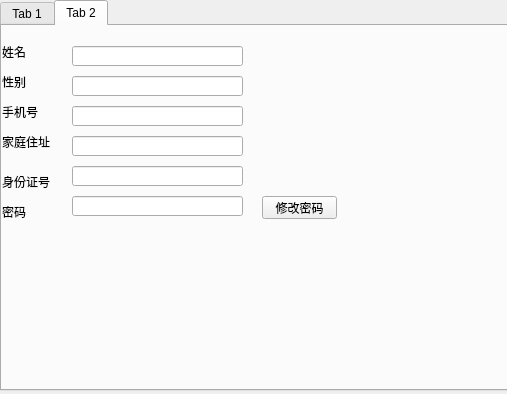
<?xml version="1.0" encoding="UTF-8"?>
<ui version="4.0">
 <class>Form</class>
 <widget class="QWidget" name="Form">
  <property name="geometry">
   <rect>
    <x>0</x>
    <y>0</y>
    <width>507</width>
    <height>394</height>
   </rect>
  </property>
  <property name="windowTitle">
   <string>Form</string>
  </property>
  <widget class="QTabWidget" name="tabWidget">
   <property name="geometry">
    <rect>
     <x>0</x>
     <y>0</y>
     <width>601</width>
     <height>391</height>
    </rect>
   </property>
   <property name="currentIndex">
    <number>1</number>
   </property>
   <widget class="QWidget" name="tab">
    <attribute name="title">
     <string>Tab 1</string>
    </attribute>
    <widget class="QTableWidget" name="tableWidget">
     <property name="geometry">
      <rect>
       <x>0</x>
       <y>0</y>
       <width>401</width>
       <height>371</height>
      </rect>
     </property>
     <column>
      <property name="text">
       <string>客房号</string>
      </property>
     </column>
     <column>
      <property name="text">
       <string>新建列</string>
      </property>
     </column>
     <column>
      <property name="text">
       <string>客房标准</string>
      </property>
     </column>
     <column>
      <property name="text">
       <string>客房状态</string>
      </property>
     </column>
    </widget>
    <widget class="QPushButton" name="pushButton">
     <property name="geometry">
      <rect>
       <x>400</x>
       <y>0</y>
       <width>101</width>
       <height>51</height>
      </rect>
     </property>
     <property name="text">
      <string>显示客房信息</string>
     </property>
    </widget>
    <widget class="QPushButton" name="pushButton_2">
     <property name="geometry">
      <rect>
       <x>400</x>
       <y>50</y>
       <width>101</width>
       <height>51</height>
      </rect>
     </property>
     <property name="text">
      <string>预订</string>
     </property>
    </widget>
    <widget class="QPushButton" name="pushButton_3">
     <property name="geometry">
      <rect>
       <x>400</x>
       <y>100</y>
       <width>101</width>
       <height>51</height>
      </rect>
     </property>
     <property name="text">
      <string>退订</string>
     </property>
    </widget>
   </widget>
   <widget class="QWidget" name="tab_2">
    <attribute name="title">
     <string>Tab 2</string>
    </attribute>
    <widget class="QLabel" name="label">
     <property name="geometry">
      <rect>
       <x>0</x>
       <y>10</y>
       <width>71</width>
       <height>31</height>
      </rect>
     </property>
     <property name="text">
      <string>姓名</string>
     </property>
    </widget>
    <widget class="QLabel" name="label_2">
     <property name="geometry">
      <rect>
       <x>0</x>
       <y>40</y>
       <width>71</width>
       <height>31</height>
      </rect>
     </property>
     <property name="text">
      <string>性别</string>
     </property>
    </widget>
    <widget class="QLabel" name="label_3">
     <property name="geometry">
      <rect>
       <x>0</x>
       <y>70</y>
       <width>71</width>
       <height>31</height>
      </rect>
     </property>
     <property name="text">
      <string>手机号</string>
     </property>
    </widget>
    <widget class="QLabel" name="label_4">
     <property name="geometry">
      <rect>
       <x>0</x>
       <y>100</y>
       <width>71</width>
       <height>31</height>
      </rect>
     </property>
     <property name="text">
      <string>家庭住址</string>
     </property>
    </widget>
    <widget class="QLabel" name="label_5">
     <property name="geometry">
      <rect>
       <x>0</x>
       <y>140</y>
       <width>71</width>
       <height>31</height>
      </rect>
     </property>
     <property name="text">
      <string>身份证号</string>
     </property>
    </widget>
    <widget class="QLabel" name="label_6">
     <property name="geometry">
      <rect>
       <x>0</x>
       <y>170</y>
       <width>71</width>
       <height>31</height>
      </rect>
     </property>
     <property name="text">
      <string>密码</string>
     </property>
    </widget>
    <widget class="QLineEdit" name="lineEdit">
     <property name="geometry">
      <rect>
       <x>70</x>
       <y>20</y>
       <width>171</width>
       <height>20</height>
      </rect>
     </property>
    </widget>
    <widget class="QLineEdit" name="lineEdit_2">
     <property name="geometry">
      <rect>
       <x>70</x>
       <y>80</y>
       <width>171</width>
       <height>20</height>
      </rect>
     </property>
    </widget>
    <widget class="QLineEdit" name="lineEdit_3">
     <property name="geometry">
      <rect>
       <x>70</x>
       <y>110</y>
       <width>171</width>
       <height>20</height>
      </rect>
     </property>
    </widget>
    <widget class="QLineEdit" name="lineEdit_4">
     <property name="geometry">
      <rect>
       <x>70</x>
       <y>140</y>
       <width>171</width>
       <height>20</height>
      </rect>
     </property>
    </widget>
    <widget class="QLineEdit" name="lineEdit_5">
     <property name="geometry">
      <rect>
       <x>70</x>
       <y>170</y>
       <width>171</width>
       <height>20</height>
      </rect>
     </property>
    </widget>
    <widget class="QLineEdit" name="lineEdit_6">
     <property name="geometry">
      <rect>
       <x>70</x>
       <y>50</y>
       <width>171</width>
       <height>20</height>
      </rect>
     </property>
    </widget>
    <widget class="QPushButton" name="pushButton_4">
     <property name="geometry">
      <rect>
       <x>260</x>
       <y>170</y>
       <width>75</width>
       <height>23</height>
      </rect>
     </property>
     <property name="text">
      <string>修改密码</string>
     </property>
    </widget>
   </widget>
  </widget>
 </widget>
 <resources/>
 <connections/>
</ui>
